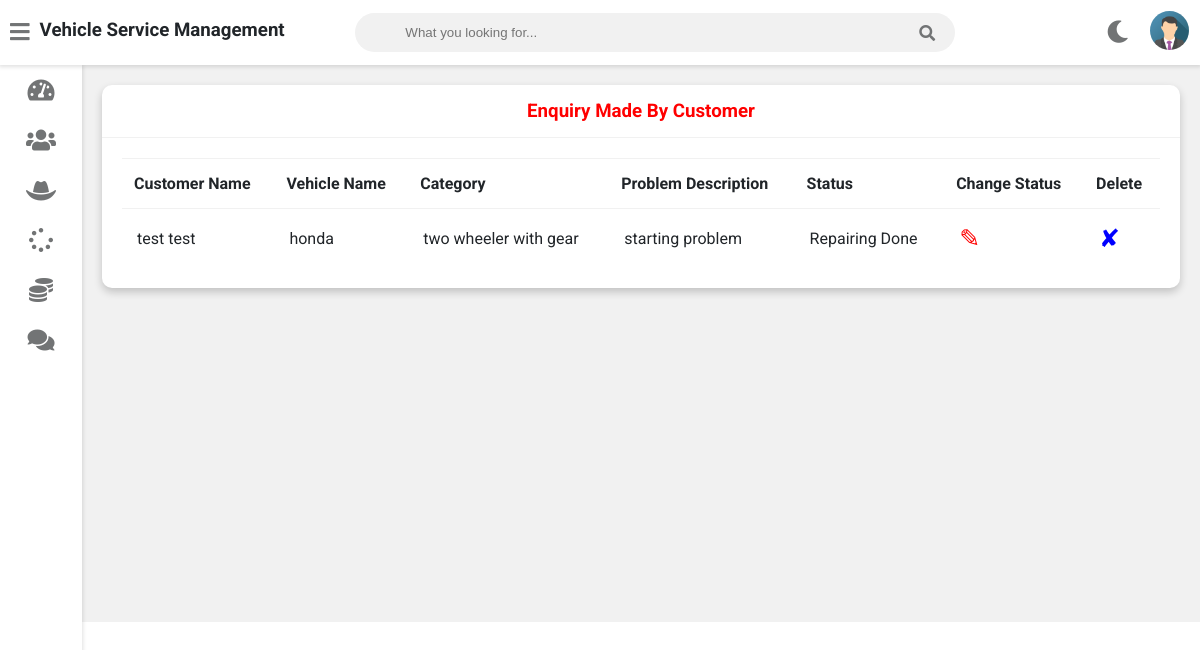
The app's page /admin-view-request (signed in) with its own data.
### vehicle/models.py (models this page shows, shortened)
class Customer(models.Model):
    user=models.OneToOneField(User,on_delete=models.CASCADE)
    profile_pic= models.ImageField(upload_to='profile_pic/CustomerProfilePic/',null=True,blank=True)
    address = models.CharField(max_length=40)
    mobile = models.CharField(max_length=20,null=False)
    @property
    def get_name(self):
        return self.user.first_name+" "+self.user.last_name

class Request(models.Model):
    cat=(('two wheeler with gear','two wheeler with gear'),('two wheeler without gear','two wheeler without gear'),('three wheeler','three wheeler'),('four wheeler','four wheeler'))
    category=models.CharField(max_length=50,choices=cat)
    vehicle_no=models.PositiveIntegerField(null=False)
    vehicle_name = models.CharField(max_length=40,null=False)
    vehicle_model = models.CharField(max_length=40,null=False)
    vehicle_brand = models.CharField(max_length=40,null=False)
    problem_description = models.CharField(max_length=500,null=False)
    date=models.DateField(auto_now=True)
    cost=models.PositiveIntegerField(null=True)
    customer=models.ForeignKey('Customer', on_delete=models.CASCADE,null=True)
    mechanic=models.ForeignKey('Mechanic',on_delete=models.CASCADE,null=True)
    stat=(('Pending','Pending'),('Approved','Approved'),('Repairing','Repairing'),('Repairing Done','Repairing Done'),('Released','Released'))
    status=models.CharField(max_length=50,choices=stat,default='Pending',null=True)

### vehicle/views.py (the view)
# urls.py: path('admin-view-request',views.admin_view_request_view,name='admin-view-request'),
@login_required(login_url='adminlogin')
def admin_view_request_view(request):
    enquiry=models.Request.objects.all().order_by('-id')
    customers=[]
    for enq in enquiry:
        customer=models.Customer.objects.get(id=enq.customer_id)
        customers.append(customer)
    return render(request,'vehicle/admin_view_request.html',{'data':zip(customers,enquiry)})

### templates/vehicle/admin_view_request.html
{% extends 'vehicle/adminbase.html' %}
{% block content %}
	<div class="wrapper">
		<div class="row">
			<div class="col-12 col-m-12 col-sm-12">
				<div class="card">
					<div class="card-header">
						<h3 style="color:red; text-align:center" >Enquiry Made By Customer
						</h3>
					</div>
					<div class="card-content">
						<table>
							<thead>
                <tr>
                  <th>Customer Name</th>
                  <th>Vehicle Name</th>
                  <th>Category</th>
                  <th>Problem Description</th>
                  <th>Status</th>
                  <th>Change Status</th>
                  <th>Delete</th>
                </tr>
							</thead>
							<tbody>
                {% for c,r in data %}
                <tr>
                  <td> {{c.get_name}}</td>
                  <td> {{r.vehicle_name}}</td>
                  <td>{{r.category}}</td>
                  <td>{{r.problem_description}}</td>
                  <td>{{r.status}}</td>
                  <td><a  style="color:red; text-decoration:none;font-size:25px;" href="{% url 'change-status' r.id  %}">&#9998;</a></td>
                  <td><a style="color:blue; text-decoration:none;font-size:25px;"href="{% url 'admin-delete-request' r.id  %}">&#10008;</a></td>
                </tr>
                {% endfor %}
							</tbody>
						</table>
					</div>
				</div>
			</div>
		</div>
<br><br><br><br><br><br><br><br><br><br><br><br><br><br><br><br>
	</div>
{% endblock content %}

### static/style.css (style rules this page uses)
:root { --primary-color: #4834d4; --success-color: #6ab04c; --warning-color: #f0932b; --danger-color: #eb4d4b; --light-color: #212529; --light-second-color: #727475; --light-background: #ffffff; --light-second-background: #f1f1f1; --dark-color: #909090; --dark-second-color: #f5f6fa; --dark-background: #23242D; --dark-second-background: #181818; }
.light { --main-bg-color: var(--light-background); --second-bg-color: var(--light-second-background); --main-color: var(--light-color); --second-color: var(--light-second-color); }
* { box-sizing: border-box; }
body { font-family: 'Roboto', sans-serif; background: var(--main-bg-color); color: var(--main-color); margin: 0; }
.wrapper { padding: 10px; margin-left: 82px; padding-top: 75px; background: var(--second-bg-color); transition: margin-left .5s; }
.row { display: flex; flex-wrap: wrap; flex-direction: row; }
.row:after, .row:before { box-sizing: border-box; }
[class*="col-"] { padding: 10px; }
@media only screen and (min-width: 600px) { .col-sm-12 { width: 100%; } }
@media only screen and (min-width: 768px) { .col-m-12 { width: 100%; } }
@media only screen and (min-width: 992px) { .col-12 { width: 100%; } }
.card { background: var(--main-bg-color); color: var(--main-color); border-radius: 10px; margin-bottom: 10px; box-shadow: 0 4px 8px 0 rgba(0,0,0,0.2); }
.card-header { padding: 15px 30px; border-bottom: 1px solid var(--second-bg-color); position: relative; }
.card-header h3 { margin: 0; }
.card-content { padding: 20px; overflow-x: auto; }
table { border-collapse: collapse; width: 100%; }
table td { border-top: 1px solid var(--second-bg-color); padding: 15px; }
table th { border-top: 1px solid var(--second-bg-color); border-bottom: 1px solid var(--second-bg-color); padding: 15px 12px; text-align: left; }

### records on screen
Customer: get_name "test test", vehicle_name "honda", category "two wheeler with gear", problem_description "starting problem", status "Repairing Done"
